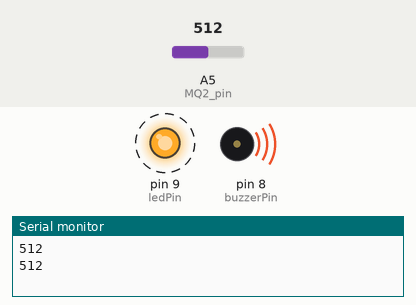
This sketch was run on a simulated Arduino Uno, built with avr-gcc and run on an emulated ATmega328P. On the bench: output pins drawn as LEDs (lit = HIGH), buzzer (waves = sounding, pin HIGH), the last lines printed to the serial monitor. Dashed ring = blinking. The test bench sets the inputs (shaded band); at power-on: A5 (MQ2_pin) = 512.

Above: at 1.9 s.
2.0 s: A5 (MQ2_pin) set to 111
6.2 s: A5 (MQ2_pin) set to 95
At 7.7 s:
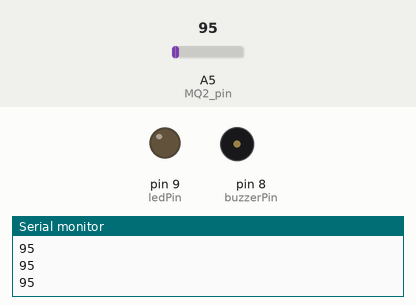
8.0 s: A5 (MQ2_pin) set to 122
At 8.8 s:
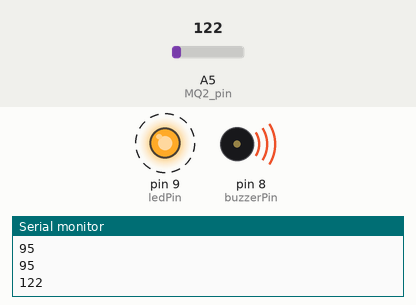
12.2 s: A5 (MQ2_pin) set to 90
At 13.5 s:
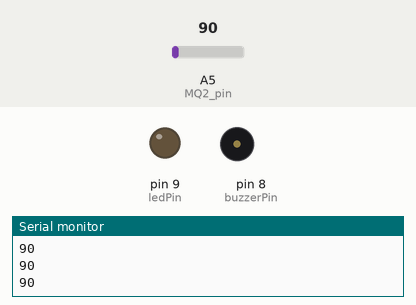
Timing chart, 0 to 14.8 s (numbered marks = the images above; inputs shaded):
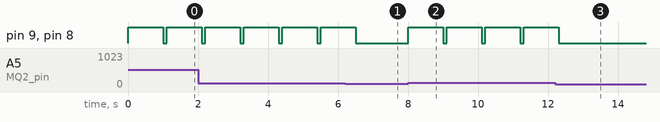

Measured:
- the behaviour switches between 101 and 100 on A5 (MQ2_pin) (found by bisection; images 0 and 1)
- after the input at 6.2 s, pin 9 (ledPin), pin 8 (buzzerPin): goes on until 6.5 s, then stays LOW
- after the input at 8.0 s, pin 9 (ledPin), pin 8 (buzzerPin): alternates HIGH for 1.0 s and LOW for 0.10 s, starting at once
- after the input at 12.2 s, pin 9 (ledPin), pin 8 (buzzerPin): goes on until 12.3 s, then stays LOW
- by itself, pin 9 (ledPin), pin 8 (buzzerPin): alternates HIGH for 1.0 s and LOW for 0.10 s

The sketch:

iot_project.ino
```cpp
const int MQ2_pin = A5; // Analog pin connected to MQ2 sensor
const int buzzerPin = 8; // Digital pin connected to the buzzer
const int ledPin = 9; // Digital pin connected to the LED
int threshold = 100; // Threshold value for smoke detection

void setup() {
  Serial.begin(9600); // Initialize serial communication
  pinMode(buzzerPin, OUTPUT); // Set the buzzer pin as an output
  pinMode(ledPin, OUTPUT); // Set the LED pin as an output
}

void loop() {
  int sensorValue = analogRead(MQ2_pin); // Read analog value from sensor
  Serial.println(sensorValue); // Print the sensor value to serial monitor

  if (sensorValue > threshold) {
    digitalWrite(buzzerPin, HIGH); // Turn on the buzzer
    digitalWrite(ledPin, HIGH); // Turn on the LED
    delay(1000); // Wait for 1 second
    digitalWrite(buzzerPin, LOW); // Turn off the buzzer
    digitalWrite(ledPin, LOW); // Turn off the LED
  } else {
    digitalWrite(buzzerPin, LOW); // Turn off the buzzer
    digitalWrite(ledPin, LOW); // Turn off the LED
  }

  /*if(sensorValue > 200){
    tone(buzzerPin,1000,1000);
    digitalWrite(ledPin, HIGH);
  }
  else{
    noTone(buzzerPin);
    digitalWrite(ledPin, LOW);
  } */
  delay(100); // Delay for 100 milliseconds
}
```
